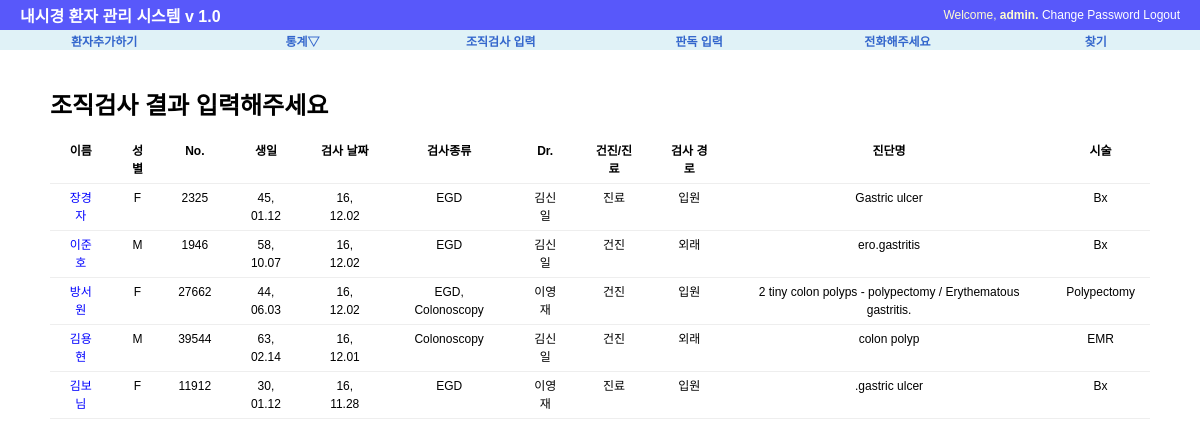
The app's page /procedure/biopsy/ (signed in) with its own data.
### procedure/models.py (models this page shows, shortened)
class Exam(models.Model):
    exam_date=models.DateField('검사 날짜', default=date.today)
    exam_type=MultiSelectField('내시경 종류', max_length=20, max_choices=3,choices=(('E', 'EGD'),('C','Colonoscopy'), ('S','Sigmoidoscopy')))
    exam_doc=models.CharField('의사', max_length=30, choices=(('이영재','이영재'),('김신일','김신일')), default='김신일')
    exam_class=models.CharField('건진/진료',max_length=30, choices=(('건진',"건진"),('진료',"진료"),('건진+진료',"건진+진료")), default='건진')
    exam_place=models.CharField('외래/입원', max_length=20, choices=(('입원', '입원'), ('외래', '외래')), default='외래')
    patient_name=models.CharField('환자 이름', max_length=50)
    hospital_no=models.CharField('환자등록 번호', max_length=10)
    patient_sex=models.CharField('성별',max_length=10, choices=(('M',"남자"),('F', "여자")), default='M')
    patient_birth=models.DateField('생일', auto_now=False)
    patient_phone=models.CharField("전화번호", max_length=15, default="010-")
    exam_Dx=models.CharField("내시경 진단명",max_length=200)
    exam_procedure=MultiSelectField("시술", max_length=20, max_choices=5, choices=(('None','None'),('Bx',"Bx"),('CLO','CLO'),('Polypectomy', "Polypectomy"),("EMR",'EMR'),
                                                           ('ForeignBody','Foreign Body Remove'),('BleedingControl','Bleeding Control'),('PEG','PEG')))
    Bx_result=models.CharField("조직검사 결과", max_length=200, default=".")
    follow_up=models.IntegerField("추적검사 기간", default=0)
    phone_check=models.CharField("전화 통화 결과", max_length=50, default='.')
    re_visit=models.BooleanField("재방문", default=False)
    class Meta:
        ordering=['-exam_date']

### procedure/views.py (the view)
class BxListView(LoginRequiredMixin, ListView):
    template_name = 'procedure/Bx_list.html'
    context_object_name='object_list'
    def get_queryset(self):
        result=Exam.objects.filter(Q(exam_procedure__icontains='Bx') |
                                   Q(exam_procedure__icontains='Polypectomy')|
                                   Q(exam_procedure__icontains='EMR')).distinct()
        return result

### procedure/templates/procedure/Bx_list.html (shortened to what this page needs)
{%  extends "base.html" %}
{% block content %}
<div id="content">
    <h1> 조직검사 결과 입력해주세요</h1>
        <table>
        <tr>
        <th> 이름</th>
        <th> 성별</th>
        <th> No.</th>
        <th> 생일</th>
        <th> 검사 날짜</th>
        <th> 검사종류</th>
        <th> Dr.</th>
        <th> 건진/진료</th>
        <th> 검사 경로</th>
        <th> 진단명</th>
        <th> 시술</th>
        </tr>
    {% for list in object_list %}
    {% if list.Bx_result == "." %}
    <tr>
        <td><a href="{% url 'procedure:update' list.id %}"><font color="blue">{{ list.patient_name }}</font></a></td>
        <td>{{ list.patient_sex }}</td>
        <td>{{ list.hospital_no}}</td>
        <td>{{ list.patient_birth |  date:"y, m.d"}}</td>
        <td>{{ list.exam_date |  date:"y, m.d" }}</td>
        <td>{{ list.exam_type }}</td>
        <td>{{ list.exam_doc}}</td>
        <td>{{ list.exam_class }}</td>
        <td>{{ list.exam_place }}</td>
        <td>{{ list.exam_Dx }}</td>
        <td>{{ list.exam_procedure }}</td>
        </tr>
     {% endif %}
     {% endfor %}
        </table>
</div>
{% endblock %}

### templates/base.html (shortened to what this page needs)
<!DOCTYPE html>
<html lang="ko">
<head>
    {% load staticfiles %}
    <link rel="stylesheet" type="text/css" href="{% static "css/base.css" %}" >
    <link rel="stylesheet" type="text/css" href="{% block extrastyle %}{% endblock %}" />
</head>
<body>
<div id="header">
    <h2 class="maintitle"><a href="#"> <a href="{% url 'home' %}"> 내시경 환자 관리 시스템 v 1.0</a></h2>
    {% if user.is_active %}
    <h4 class="welcome">Welcome,
        <strong> {% firstof user.get_short_name user.get_username %}.</strong>
        <a href="{% url 'password_change' %}"> Change Password</a>
        <a href="{% url 'logout' %}">Logout</a>
    </h4>
    {% else %}
    <h4 class="welcome"> 로그인해 주세요./
        <a href=" {% url 'login' %}">Login</a>
        <a href=" {% url 'register' %}">Register</a>
    </h4>
    {% endif %}
</div>
<div id ="menu">
    <li><a href="{% url 'procedure:add' %}"> 환자추가하기</a></li>
    <li><a href="#" >통계&bigtriangledown;</a>
    </li>
    <li><a href="{% url 'procedure:biopsy' %}">조직검사 입력</a></li>
    <li><a href="{% url 'procedure:readinglist' %}">판독 입력</a></li>
    <li><a href="{% url 'procedure:phone' %}">전화해주세요</a></li>
    <li><a href="{% url 'procedure:search' %}"> 찾기</a></li>
</div>
{% block content %}{% endblock %}
</body>
</html>

### static/css/base.css (style rules this page uses)
body { font-family: "Lucida Grande", Verdana, Arial,sans-serif; font-size: 12px }
div#header { position: absolute; top: 0px; left: 0px; height: 30px; width:1200px; display: table; background: #5858FA; }
div#menu { position: absolute; top:30px; left:0px; height: 20px; width: 1200px; display:table; table-layout: fixed; border-spacing: 10px 0px; background: #E0F2F7; font_size: 8px; }
div#content { position: absolute; top: 70px; left: 50px; right: 50px; }
.maintitle { display: table-cell; vertical-align: middle; padding-left: 20px; color: #fffccf; font-weight: bold; font-size: 16px; }
.welcome { display: table-cell; vertical-align: middle; text-align: right; padding-right: 20px; color: #fffccf; font-weight: normal; font-size: 12px; }
div#menu a:link, div#menu a:visited { color:#36c; }
div#menu >li { display: table-cell; vertical-align: middle; border: 0px solid #bbb; border-radius: 5px; text-align: center; font-weight: bold; }
a:link, a:visited { color: #FFFFFF; text-decoration: none; }
table { border-collapse: collapse; text-align: center; }
td, th { line-height: 18px; border-bottom: 1px solid #eee; vertical-align: top; padding : 5px 15px; font-family : "Lucida Grande", Verdana, Arial, sans-serif; }

### records on screen
Exam: patient_name "장경자", patient_sex "F", hospital_no "2325", patient_birth "45, 01.12", exam_date "16, 12.02", exam_type "EGD", exam_doc "김신일", exam_class "진료", exam_place "입원", exam_Dx "Gastric ulcer", exam_procedure "Bx"
Exam: patient_name "이준호", patient_sex "M", hospital_no "1946", patient_birth "58, 10.07", exam_date "16, 12.02", exam_type "EGD", exam_doc "김신일", exam_class "건진", exam_place "외래", exam_Dx "ero.gastritis", exam_procedure "Bx"
Exam: patient_name "방서원", patient_sex "F", hospital_no "27662", patient_birth "44, 06.03", exam_date "16, 12.02", exam_type "EGD, Colonoscopy", exam_doc "이영재", exam_class "건진", exam_place "입원", exam_Dx "2 tiny colon polyps - polypectomy / Erythematous gastritis.", exam_procedure "Polypectomy"
Exam: patient_name "김용현", patient_sex "M", hospital_no "39544", patient_birth "63, 02.14", exam_date "16, 12.01", exam_type "Colonoscopy", exam_doc "김신일", exam_class "건진", exam_place "외래", exam_Dx "colon polyp", exam_procedure "EMR"
Exam: patient_name "김보님", patient_sex "F", hospital_no "11912", patient_birth "30, 01.12", exam_date "16, 11.28", exam_type "EGD", exam_doc "이영재", exam_class "진료", exam_place "입원", exam_Dx ".gastric ulcer", exam_procedure "Bx"
